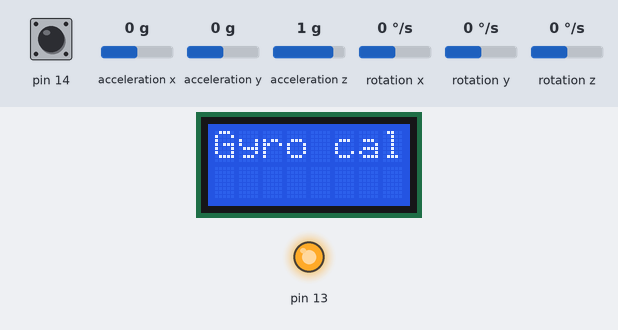
This sketch was run on a simulated Arduino Leonardo, built with avr-gcc and run on an emulated ATmega32U4. Shown: 8×2 character LCD, output pins drawn as LEDs (lit = HIGH). Inputs (shaded band) come from the test bench; at power-on: pin 14 HIGH, rotation z 0 °/s, acceleration x 0 g, acceleration y 0 g, acceleration z 1 g, rotation x 0 °/s, rotation y 0 °/s.

Above: at 1.3 s.
1.4 s: pin 14 pulled LOW for 1 s
At 2.1 s:
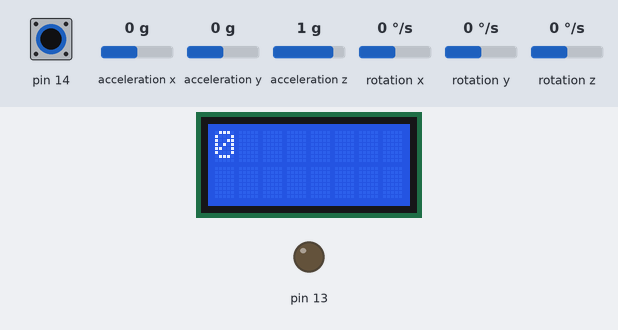
At 3.0 s:
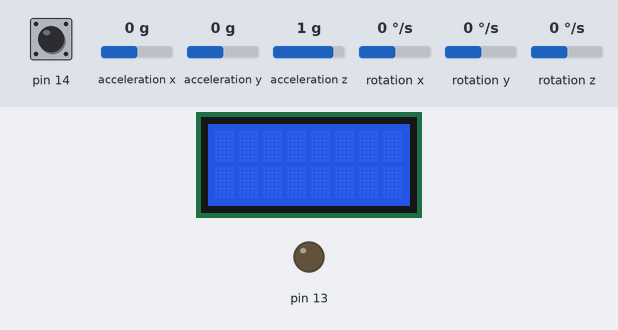
5.4 s: rotation z set to -192 °/s
8.4 s: rotation z set to -100 °/s
11.4 s: rotation z set to 5 °/s
14.4 s: rotation z set to 8 °/s
17.4 s: rotation z set to 2 °/s
20.4 s: rotation z set to -1 °/s
Timing chart, 0 to 23.4 s (numbered marks = the images above; inputs shaded):
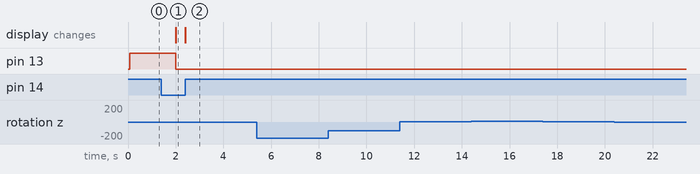

The sketch:

GyroCorrecting.ino
```cpp
#include<Wire.h>
#include<Zumo32U4.h>

Zumo32U4Motors motors;
Zumo32U4Encoders encoders;
Zumo32U4ButtonA buttonA;
Zumo32U4LCD lcd;
Zumo32U4IMU imu;
Zumo32U4LineSensors lineSensors;
#define NUM_SENSORS 5
//
//
// Setup for the gyro to measure degrees turned
//
//

/* turnAngle is a 32-bit unsigned integer representing the amount
the robot has turned since the last time turnSensorReset was
called.  This is computed solely using the Z axis of the gyro, so
it could be inaccurate if the robot is rotated about the X or Y
axes.

Our convention is that a value of 0x20000000 represents a 45
degree counter-clockwise rotation.  This means that a uint32_t
can represent any angle between 0 degrees and 360 degrees.  If
you cast it to a signed 32-bit integer by writing
(int32_t)turnAngle, that integer can represent any angle between
-180 degrees and 180 degrees. */
uint32_t turnAngle = 0;

// turnRate is the current angular rate of the gyro, in units of
// 0.07 degrees per second.
int16_t turnRate;

// This is the average reading obtained from the gyro's Z axis
// during calibration.
int16_t gyroOffset;

// This variable helps us keep track of how much time has passed
// between readings of the gyro.
uint16_t gyroLastUpdate = 0;

//variable to store the data from the sensors
int lineSensorValues[NUM_SENSORS] = {0,0,500,0,0};


void setup() {
  // put your setup code here, to run once:
  Serial.begin(9600);
  lineSensors.initFiveSensors();
  turnSensorSetup();
  delay(1000);
  turnSensorReset();
}


void loop() {
  // put your main code here, to run repeatedly:
  moveStraightForwardNoStop(100);
}


void moveStraightForwardNoStop(int fart) {

  //Set a variable for the angle
  int angle = (((uint32_t)turnAngle >> 16) * 360) >> 16;


  while(true) {

       if (angle == 0) {
       //If gyro sensor is 0 degrees, run the same speed on both motors
        motors.setSpeeds(fart, fart);
       }
       //If the gyro is < 0 degrees turn slightly right
       else if (angle < 180) {
         motors.setSpeeds(fart + 50,fart);
       }
      //else if gyro is > 0 degrees turn slightly left
       else if (angle > 180) {
       motors.setSpeeds(fart, fart +50);
     }
     readSensors();
     turnSensorUpdate();
     angle = (((uint32_t)turnAngle >> 16) * 360) >> 16;
     lcd.clear();
     lcd.print(angle);
  }
}


//
//
//Functions involving the gyro and linesensors
//
//

void turnSensorSetup()
{
  Wire.begin();
  imu.init();
  imu.enableDefault();
  imu.configureForTurnSensing();

  lcd.clear();
  lcd.print(F("Gyro cal"));

  // Turn on the yellow LED in case the LCD is not available.
  ledYellow(1);

  // Delay to give the user time to remove their finger.
  delay(500);

  // Calibrate the gyro.
  int32_t total = 0;
  for (uint16_t i = 0; i < 1024; i++)
  {
    // Wait for new data to be available, then read it.
    while(!imu.gyroDataReady()) {}
    imu.readGyro();

    // Add the Z axis reading to the total.
    total += imu.g.z;
  }
  ledYellow(0);
  gyroOffset = total / 1024;

  // Display the angle (in degrees from -180 to 180) until the
  // user presses A.
  lcd.clear();
  turnSensorReset();
  while (!buttonA.getSingleDebouncedRelease())
  {
    turnSensorUpdate();
    lcd.gotoXY(0, 0);
    lcd.print((((uint32_t)turnAngle >> 16) * 360) >> 16);
    lcd.print(F("   "));
  }
  lcd.clear();
}

// This should be called to set the starting point for measuring
// a turn.  After calling this, turnAngle will be 0.
void turnSensorReset()
{
  gyroLastUpdate = micros();
  turnAngle = 0;
}

// Read the gyro and update the angle.  This should be called as
// frequently as possible while using the gyro to do turns.
void turnSensorUpdate()
{
  // Read the measurements from the gyro.
  imu.readGyro();
  turnRate = imu.g.z - gyroOffset;

  // Figure out how much time has passed since the last update (dt)
  uint16_t m = micros();
  uint16_t dt = m - gyroLastUpdate;
  gyroLastUpdate = m;

  // Multiply dt by turnRate in order to get an estimation of how
  // much the robot has turned since the last update.
  // (angular change = angular velocity * time)
  int32_t d = (int32_t)turnRate * dt;

  // The units of d are gyro digits times microseconds.  We need
  // to convert those to the units of turnAngle, where 2^29 units
  // represents 45 degrees.  The conversion from gyro digits to
  // degrees per second (dps) is determined by the sensitivity of
  // the gyro: 0.07 degrees per second per digit.
  //
  // (0.07 dps/digit) * (1/1000000 s/us) * (2^29/45 unit/degree)
  // = 14680064/17578125 unit/(digit*us)
  turnAngle += (int64_t)d * 14680064 / 17578125;
}

void readSensors() {
  lineSensors.read(lineSensorValues, QTR_EMITTERS_ON);
}
```

Measured:
- after the input at 1.4 s, the display: first differs from a run without the input after 1.0 s (image 2)
- after the input at 11.4 s, every drawn part: stays the same
